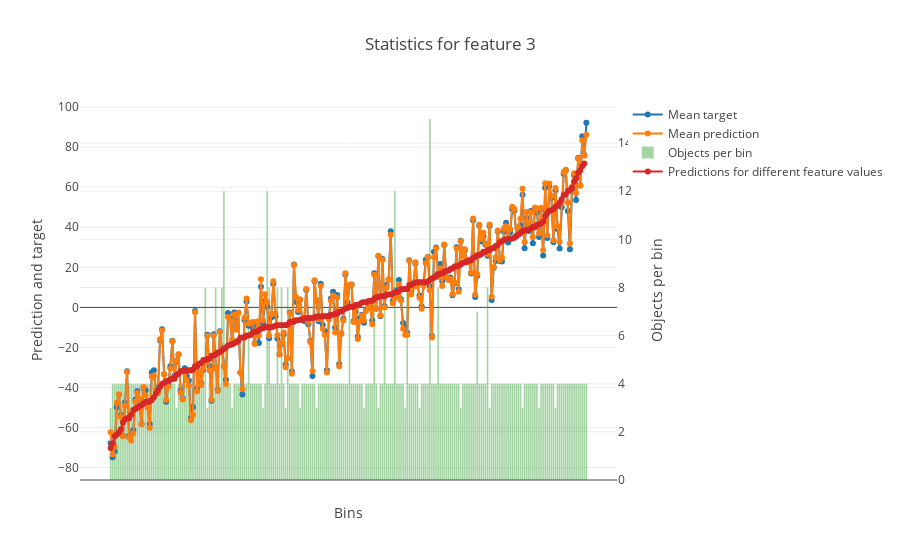

The code cell stored with this chart in its notebook:
### Markdown cell above
#### Float feature

### Code cell
feature_num = 'Column_3'
res = model.get_binarized_statistics(X, y, feature_num, plot=True)

### Figure 1 — Plotly figure (JSON) as saved in the notebook; plotly's stock layout.template omitted (floating-point values rounded to 4 significant figures; data arrays with more than 128 entries replaced by an {"elided": "..."} marker saying what was removed)
{"data": [{"mode": "lines+markers", "name": "Mean target", "type": "scatter", "uid": "fc1c07d5-afe5-4352-a87c-092c35d63c08", "xaxis": "x", "y": {"elided": "232 float values"}, "yaxis": "y"}, {"mode": "lines+markers", "name": "Mean prediction", "type": "scatter", "uid": "a88672e9-d02b-4512-a03b-24efa0790f03", "xaxis": "x", "y": {"elided": "232 float values"}, "yaxis": "y"}, {"marker": {"color": "rgba(30, 150, 30, 0.4)"}, "name": "Objects per bin", "type": "bar", "uid": "c8cb0856-2453-4727-b33a-39ccc0cf83f9", "width": 0.8, "xaxis": "x", "y": {"elided": "232 int values"}, "yaxis": "y2"}, {"mode": "lines+markers", "name": "Predictions for different feature values", "type": "scatter", "uid": "49477077-4a6d-40de-9d22-c148b7554b16", "xaxis": "x", "y": {"elided": "231 float values"}, "yaxis": "y"}], "layout": {"title": {"text": "Statistics for feature 3"}, "xaxis": {"showticklabels": false, "tickmode": "array", "ticktext": {"elided": "232 str values"}, "tickvals": {"elided": "232 int values"}, "title": {"text": "Bins"}}, "yaxis": {"overlaying": "y2", "side": "left", "title": {"text": "Prediction and target"}}, "yaxis2": {"position": 1, "side": "right", "title": {"text": "Objects per bin"}}}}
